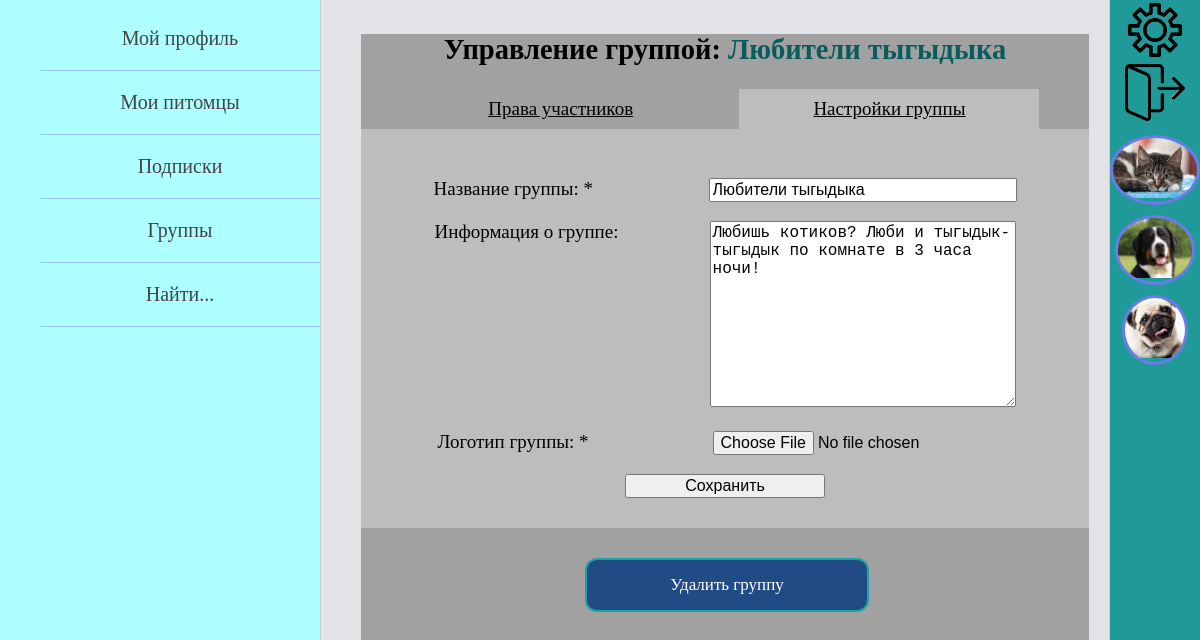
The page /groups/1/edit-group/ (signed in) on the database its author committed.
### groups/models.py (models this page shows, shortened)
class Group(models.Model):
    name_of_group = models.CharField(max_length=150, verbose_name='название группы')
    about_group = models.TextField(max_length=2000, verbose_name='инф о группе')
    img_of_group = models.ImageField(upload_to="img_of_group/%Y/%m/%d/", verbose_name='лого группы')
    date_create = models.DateField(auto_now_add=True, verbose_name='дата создания')
    banned = models.ManyToManyField(settings.AUTH_USER_MODEL,
                                    related_name='banned_in_group', verbose_name='забаненные')
    class Meta:
        verbose_name = 'Группа'
        verbose_name_plural = 'Группы'

### pet_owners/models.py (models this page shows, shortened)
class Animal(models.Model):
    GENDER = (
        ("мальчик", "мальчик"),
        ("девочка", "девочка")
    )
    name_of_animal = models.CharField(max_length=55, verbose_name='имя питомца')
    pet_owner = models.ForeignKey(settings.AUTH_USER_MODEL, on_delete=models.CASCADE, verbose_name='владелец')
    category_of_animal = models.ForeignKey(AnimalCategory, on_delete=models.PROTECT, verbose_name='вид')
    animal_breed = models.CharField(max_length=100, blank=True, verbose_name='порода питомца')
    date_of_animal_birth = models.DateField(verbose_name='дата рождения питомца', blank=True, null=True)
    sex = models.CharField(max_length=7, choices=GENDER, verbose_name='пол', null=True)
    animal_photo = models.ImageField(upload_to="animals_photos/%Y/%m/%d/", verbose_name='фото питомца')
    about_pet = models.TextField(max_length=520, verbose_name='о питомце')
    class Meta:
        verbose_name = 'Питомец'
        verbose_name_plural = 'Питомцы'

### groups/views.py (the view, shortened to what this page needs)
# urls.py: path('<int:pk>/edit-group/', EditGroupView.as_view(), name='edit_group'),
class EditGroupView(LoginRequiredMixin, DataMixin, UpdateView):
    form_class = AddOrEditGroupForm
    template_name = 'groups/edit_group_page.html'
    def get_queryset(self):
        self.queryset = Group.objects.filter(pk=self.kwargs['pk'])
        return self.queryset
    def get_context_data(self, *, object_list=None, **kwargs):
        context = super().get_context_data(**kwargs)
        context['title'] = "Редактирование группы"
        context['auth_user'] = GroupMember.objects.get(
            member=self.request.user,
            group=self.queryset[0]
        )
        context.update(self.get_left_menu())
        context.update(self.get_right_menu())
        return context

### groups/forms.py
class AddOrEditGroupForm(forms.ModelForm):
    name_of_group = forms.CharField(label='Название группы',
                                    widget=forms.TextInput(attrs={'class': 'form-input'}))
    about_group = forms.CharField(label='Информация о группе', required=False,
                                  widget=forms.Textarea(attrs={'class': 'form-input'}))
    img_of_group = forms.ImageField(label='Логотип группы',
                                    widget=forms.FileInput(attrs={'class': 'form-input'}))
    class Meta:
        model = Group
        fields = ('name_of_group', 'about_group', 'img_of_group')

### pet_owners/utils.py (called while the page is built)
    def get_left_menu(self):
        context = {}
        if self.request.user.is_authenticated:
            context['left_menu'] = [
                {'title': "Мой профиль", 'url_name': ['profile_home', self.request.user.id]},
                {'title': "Мои питомцы", 'url_name': ['all_animals_page']},
                {'title': "Подписки", 'url_name': ['owner_subscriptions', self.request.user.id]},
                {'title': "Группы", 'url_name': ['my_groups']},
                {'title': "Найти...", 'url_name': ['profile_home', self.request.user.id]}
            ]
        else:
            context['left_menu'] = [
                {'title': "Регистрация", 'url_name': 'register'},
                {'title': "Войти", 'url_name': 'login'},
            ]
        return context

    def get_right_menu(self, auth_user=None):
        context = {}
        if auth_user is None:
            auth_user = self.request.user
        animals = Animal.objects.filter(followers__follower=auth_user)[:7]
        context['animals_for_right_menu'] = animals
        return context

### groups/templates/groups/edit_group_page.html (shortened to what this page needs)
{% extends 'pet_owners/base.html' %}
{% block content %}
<div class="settings_page">
    <div class="gp_st_title">
        <h2>Управление группой: <a href="{% url 'show_group' group.pk %}">
            {{group.name_of_group}}
        </a></h2>
    </div>
    <div class="selecting_settings">
        <div class="setting_el">
            <a href="{% url 'group_settings' group.pk %}">
                Права участников
            </a>
        </div>
        <div class="setting_el_active">
            <a href="{% url 'edit_group' group.pk %}">
                Настройки группы
            </a>
        </div>
    </div>
{% if auth_user.is_owner %}
    <div class="form_block_set">
        <form method="post" enctype="multipart/form-data">
            {% for field in form %}
                <p><label class="form-label" for="{{ field.id_for_label }}">
                {{field.label}}:{% if field.field.required %} * {% endif %}
                </label>{{ field }}</p>
            {% endfor %}
            <button class="form_button" type="submit">Сохранить</button>
        </form>
    </div>
    <div class="del_group_zone">
        <div class="del_group_btn">
            <a href="{% url 'delete_group' group.pk %}">Удалить группу</a>
        </div>
    </div>
{% else %}
  <h1>У вас нет доступа к этой странице</h1>
{% endif %}
</div>
{% endblock %}

### pet_owners/templates/pet_owners/base.html (shortened to what this page needs)
{% load static %}
<!DOCTYPE html>
<html lang="en">
<head>
    <link type="text/css" href="{% static 'pet_owners/css/styles.css' %}" rel="stylesheet" />
</head>
<body>
<table class="table-page" border=0 cellpadding="0" cellspacing="0">
<tr>
    <td valign="top" class="left-chapters">
        <ul id="leftchapters">
            {% for el_menu in left_menu %}
                {% if request.user.is_authenticated %}
                    {% if el_menu.url_name|length == 2 %}
                        <li><a href="{% url el_menu.url_name.0 el_menu.url_name.1 %}">
                            {{el_menu.title}}
                        </a></li>
                    {% else %}
                        <li><a href="{% url el_menu.url_name.0 %}">
                            {{el_menu.title}}
                        </a></li>
                    {% endif %}
                {% else %}
                    <li><a href="{% url el_menu.url_name %}">{{el_menu.title}}</a></li>
                {% endif %}
            {% endfor %}
        </ul>
    </td>
    <td valign="top" class="content">
        <div class="content-text">
            {% block content %}
            {% endblock %}
        </div>
    </td>
    <td valign="top" class="right-chapters">
        <table border=0 cellpadding="0" cellspacing="0">
            {% if request.user.is_authenticated %}
            <tr class="settings_button"><td>
                <a href="{% url 'profile-settings' request.user.id %}">
                    <img src="/static/pet_owners/images/settings_img.png" width="60">
                </a>
            </td></tr>
            <tr class="logout_button"><td>
                <a href="{% url 'logout' %}">
                    <img src="/static/pet_owners/images/exit.png" width="60">
                </a>
            </td></tr>
            {% for sub in animals_for_right_menu %}
                <tr class="right_sub_button"><td>
                    <a href="{% url 'animal_posts' sub.pk %}">
                        <div class="sub_avatar">
                            <img src="{{sub.animal_photo.url}}" height=60>
                        </div>
                    </a>
                </td></tr>
            {% endfor %}
            {% endif %}
        </table>
    </td>
</tr>
</table>
</body>
</html>

### pet_owners/static/pet_owners/css/styles.css (style rules this page uses)
html, body { font-family: 'Georgia'; margin: 0; padding: 0; height: 100%; width: 100%; color: #000000; }
.table-page { width: 100%; height: 100%; vertical-align: top; }
.table-page tr { height: 100%; }
.left-chapters { margin: 0; background: rgba(140, 255, 255, 0.7); border-right: 1px solid #ccc; min-height: 100%; }
.left-chapters ul { width: 300px; min-height: 100%; margin: 0; padding: 7px 0 7px 20px; list-style: none; font-size: 20px; }
.left-chapters ul li { text-align: center; margin-left: 20px; padding: 20px 0 20px 0; color: #999; border-bottom: 1px solid rgba(126, 117, 255, 0.4); }
.left-chapters ul li a { color: #444; text-decoration: none; transition: color .2s linear; }
.right-chapters { margin: 0; background: #209999; border-left: 1px solid #ccc; min-height: 100%; }
.settings_button, .logout_button, .right_sub_button { text-align: center; }
.settings_button a, .logout_button a, .right_sub_button a { display: block; height: 100%; width: 100%; transition: all .2s linear; }
.right_sub_button .sub_avatar { border: 3px solid rgba(126, 117, 255, 0.8); }
.content { background: #27234621; padding: 10px 20px 20px 40px; width: 100%; height: 100%; box-sizing: border-box; }
.content-text { height: 100%; font-size: 19px; background: #e3e8e8; font-family: Yandex Sans Display Light; }
.sub_avatar, .foll_avatar, .author_avatar, .mem_cell_avatar { display: inline-block; vertical-align: middle; text-align: center; max-height: 120px; max-width: 120px; margin-top: 10px; border-radius: 50%; overflow: hidden; }
.form_block, .form_block_set { width: 100%; text-align: center; }
.form-input { width: 300px; font-size: 16px; }
.form-label { display: inline-block; text-align: left; min-width: 275px; vertical-align: top; }
.form_button { min-width: 200px; font-size: 16px; }
.settings_page { display: block; width: 100%; height: 100%; overflow: clip; background: #a1a1a1; }
.selecting_settings { display: inline-block; width: 100%; text-align: center; }
.setting_el, .setting_el_active { display: inline-block; width: 300px; height: 40px; vertical-align: middle; text-align: center; font-size: 19px; margin: 0 12px 0 12px; }
.setting_el_active { background: #bdbdbd; }
.setting_el a, .setting_el_active a { display: block; height: 100%; width: 100%; line-height: 40px; color: #000000; }
.form_block_set { background: #bdbdbd; padding: 30px 0 30px 0; }
.gp_st_title { display: block; width: 100%; text-align: center; }
.gp_st_title a { text-decoration: none; color: #095c5c; }
.del_group_zone { width: 100%; text-align: center; margin-top: 30px; }
.mem_status_btn, .del_group_btn { display: inline-block; text-align: center; height: 50px; width: 280px; font-size: 17px; }
.mem_status_btn a, .del_group_btn a { display: block; background: rgba(2, 54, 125, 0.8); height: 100%; width: 100%; line-height: 50px; color: #ffffff; text-decoration: none; border: 2px solid #1ca3a3; border-radius: 12px; }

### rows shown on the page
Group: name_of_group "Любители тыгыдыка", form "Любители тыгыдыка" "Любишь котиков? Люби и тыгыдык-тыгыдык по комнате в 3 часа ночи!"
Animal: animal_photo (picture)
Animal: animal_photo (picture)
Animal: animal_photo (picture)

### other values the page prints
{{ el_menu.title }} "Мой профиль" "Подписки" "Найти..."
{{ el_menu.title }} "Мои питомцы" "Группы"
{{ field.label }} "Название группы" "Информация о группе" "Логотип группы"
